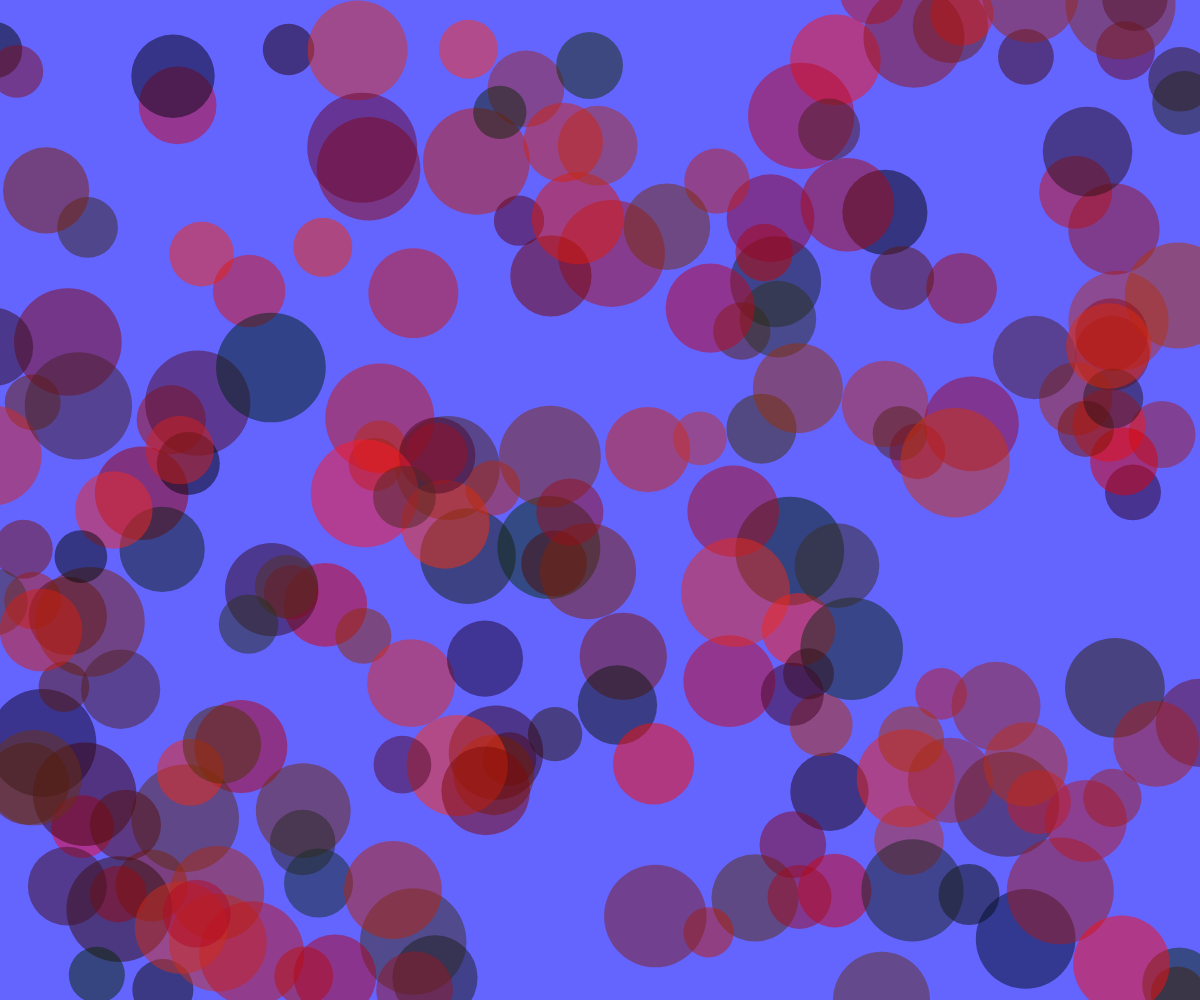
Frame 1 (no input)
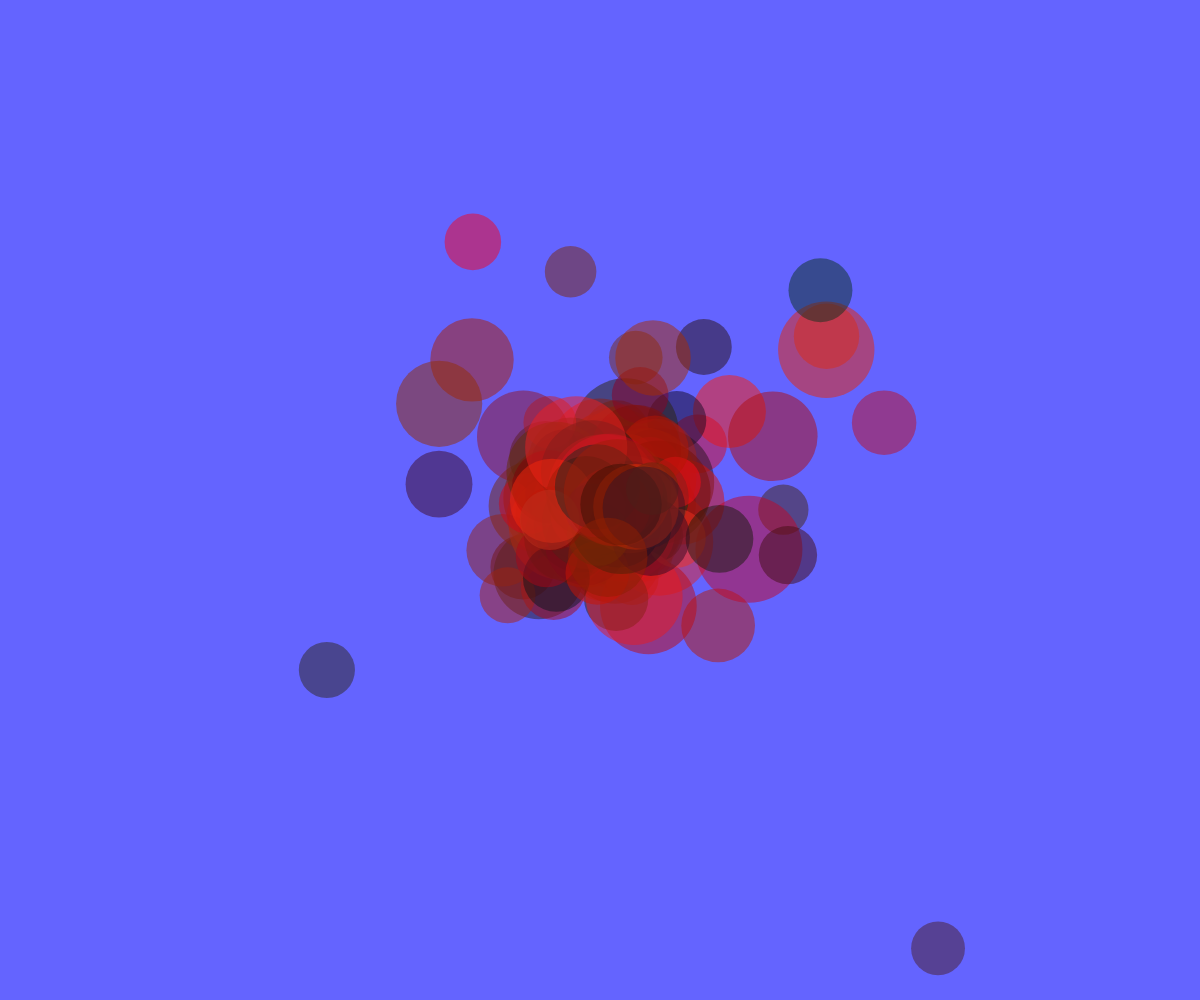
Frame 60 (no input)
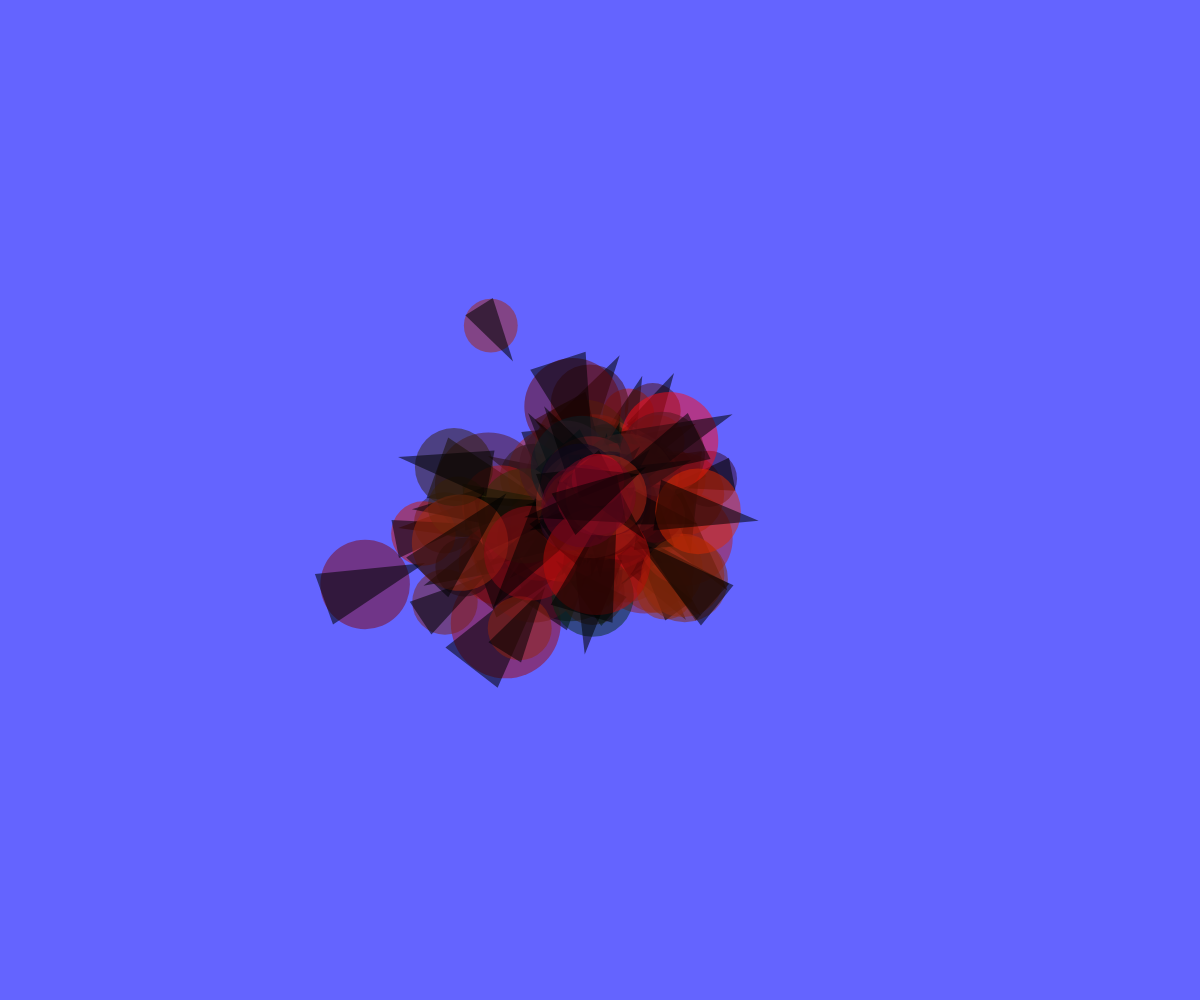
Frame 120 (the mouse pressed at the canvas centre since frame 60)

The p5.js sketch that drew these frames (run headless with seeded random() and noise() and a simulated clock; from frame 60 on, the mouse is pressed at the canvas centre):

// p5.js sketch
// ── sketch.js
var arrayMass = []
var arrayX = []
var arrayY = []
var arrayB = []
var state =1
var mousePosition = []
var mouseyPosition = []
var count = 0
var keyPressingX =[]
var keyPressingY =[]

var current = 0
function setup() {
  createCanvas(windowWidth,windowHeight);
  textSize(80)
  mouseX = windowWidth
  mouseY = 0

  noStroke()
  for (i=0; i<=200 ;i++){
    arrayMass[i] = random(0.5,1.1);
    arrayX[i] = random(-10, windowWidth)
    arrayY[i] = random(-10,windowHeight)
  }
  
  for (var i = 0; i<=arrayX.length;i++){
    arrayB[i] = new Walker(arrayMass[i],arrayX[i],arrayY[i]);
  }
  keyPressingX[90] = 0.3*windowWidth;
  keyPressingY[90] = 0.7*windowHeight;
}

function windowResized(){
  resizeCanvas(windowWidth,windowHeight);
}

function draw() {
  background(100,100,255);
  // mousePosition[current] = mouseX
  // mouseyPosition[current] = mouseY

  // current += 1
  // if (current > 10){
  //   current = 0
  // }
  // for (var n = 0;n<10;n++){
  //   stroke(100,random(50),random(50))
  //   line(mousePosition[n],0,mousePosition[n],windowHeight)
  //   line(0,mouseyPosition[n],windowWidth,mouseyPosition[n])
    
  //   noStroke()
  // }

  for (var i = 0; i<=arrayX.length;i++){
    if (state == 0){
      // target = createVector(mouseX+random(-5,5),mouseY+random(-5,5));
      if(keyIsPressed == 0){
        target = createVector(mouseX+random(-5,5),mouseY+random(-5,5));
      }
        if (keyIsDown(90)){
          var target = createVector(keyPressingX[90],keyPressingY[90]);
          push()
          fill(255);
          text("Z",0.3*windowWidth,0.7*windowHeight);
          pop()
        }
        if (keyIsDown(88)){
          var target = createVector(0.4*windowWidth,0.7*windowHeight);
          push()
          fill(255);
          text("X",0.4*windowWidth,0.7*windowHeight);
          pop()
        }
        if (keyIsDown(67)){
          var target = createVector(0.5*windowWidth,0.7*windowHeight);
          push()
          fill(255);
          text("C",0.5*windowWidth,0.7*windowHeight);
          pop()
        }
       
        

    arrayB[i].seek(target);
    arrayB[i].update();



      
    }
  else if (state == 1){
    arrayB[i].gravity()
    arrayB[i].update();

    }

    arrayB[i].display(state);
    

  }



}
function keyPressed(){
  state = 0
  count += 1
  print(count)
}

function keyReleased(){
  state = 1
  count -=1
  print(count)

}
function touchStarted(){
  state = 0
}

function touchEnded(){
  state = 1
}

document.ontouchmove = function (e) {
  e.preventDefault();
}







// ── Walker.js
function Walker(mass,x,y){
  noStroke()
  this.pos = createVector(x,y);
  this.vel = createVector(0,0);
  this.acc = createVector(0,0);
  this.mass = mass
  this.maxspeed = 20
  this.maxforce = 0.5
  var rr = 100
  this.r = 30*mass

  randomSeed(1)

  this.gravity = function(){
    this.posM = createVector(0.5*windowWidth+random(-1/mass,1/mass),0.5*windowHeight);
    this.acc = p5.Vector.sub(this.posM,this.pos)
    this.acc = this.acc.div(this.mass)
    this.acc.normalize().div(1)
    var r = this.vel.mag()
    if (r > 2){
      this.vel.mult(0.92)
    }
    this.vel.add([random(-1.6/mass,1.6/mass),random(-1.6/mass,1.6/mass)])
  }
  
  this.applyForce = function(force){
    this.for = p5.Vector.div(force,this.mass);
    this.acc.add(this.for);
  }  

  this.seek = function(target) {
    var desired = p5.Vector.sub(target, this.pos);
    d = desired.mag()
    
    if (d<50){
      // var m = map(d,0,50,0.5,this.maxspeed)
      // desired.setMag(m+random(-3,3))
    }
    else{
      desired.setMag(this.maxspeed);
    }
    // Steering formula
    var steering = p5.Vector.sub(desired, this.vel);
    steering.limit(this.maxforce);
    this.applyForce(steering);

  }
  

  
  this.update = function() {
    this.vel.add(this.acc);
    this.pos.add(this.vel);
    this.acc.set(0,0)

    
  }
  this.display = function() {
    fill(random(255),random(50),random(40),127)
    ellipse(this.pos.x,this.pos.y,rr*mass,rr*mass)
    var theta = this.vel.heading() + PI / 2;
    if (state == 0){
    fill(0,140);
    push();
    translate(this.pos.x, this.pos.y);
    rotate(theta);
    beginShape();
    vertex(0, -this.r * 2-10);
    vertex(-this.r, this.r * 2-10);
    vertex(this.r, this.r * 2-10);
    endShape(CLOSE);
    pop();
    }
  }
  


      

}
// ── attractor.js
function Attractor(mass){
  this.pos = createVector(mouseX,mouseY);
  this.vel = createVector(0,0);
  this.acc = createVector(0,0);
  this.mass = mass
  this.G = 5
  

  
  
  
  this.calculateAttraction = function(p){
    this.pos = createVector(mouseX,mouseY);
    var force = p5.Vector.sub(this.pos,p.pos);
    var distance = force.mag();
    distance = constrain(distance, 5, 25);
    force.normalize();
    var strenth = (this.G * this.mass * p.mass) / (distance * distance);
    force.mult(strenth*5);
    return force;
  }
  
  this.display = function(){
    rect(this.pos.x,this.pos.y,150,150)
  }
  
  
  
}
// ── lines.js
function Lines(){
  var x = 0
  var y = 0
  x += (mouseX - x) * 0.05
  y += (mouseY - y) * 0.05
  line(0,y,windowWidth,y);
  lien(x,0,x,windowHeight)
  
  
  
}
// ── particle.js
function Particle(x,y,mass){
  this.pos = createVector(x,y);
  this.vel = createVector(3,3);
  this.acc = createVector(0,0);
  this.mass = mass
  
  
  
  this.applyForce = function(force){
    this.acc = force.div(this.mass);
  }
  
  
  
  
  
  this.update = function(){
    this.vel = this.vel.add(this.acc);
    this.pos = this.pos.add(this.vel);
    this.acc.set(0,0)
  }
  
  this.bord = function(){
    if (((this.pos.x>=mouseX) && (this.pos.x<=mouseX+150))){
      if (this.pos.y > mouseY +150 && this.pos.y< mouseY + 150 + 25){
        this.vel.y *= -1
      }
      else if (this.pos.y < mouseY && this.pos.y> mouseY -25){
        this.vel.y *= -1
      }
    this.vel.mult(0.999)
    }
    else if (this.pos.y>= mouseY && this.pos.y <= mouseY + 150) {
      if (this.pos.x > mouseX-25 && this.pos.x< mouseX + 150){
        this.vel.x *= -1
      }
      else if (this.pos.x > mouseX && this.pos.x< mouseX + 150 + 25){
        this.vel.x *= -1
      }
    this.vel.mult(0.999)

    }
  }
  
  this.display = function(){
    this.vel.mag
    ellipse(this.pos.x,this.pos.y,30*this.mass-this.vel.x,30*this.mass-this.vel.x)
  }
  
  
  
  
}
